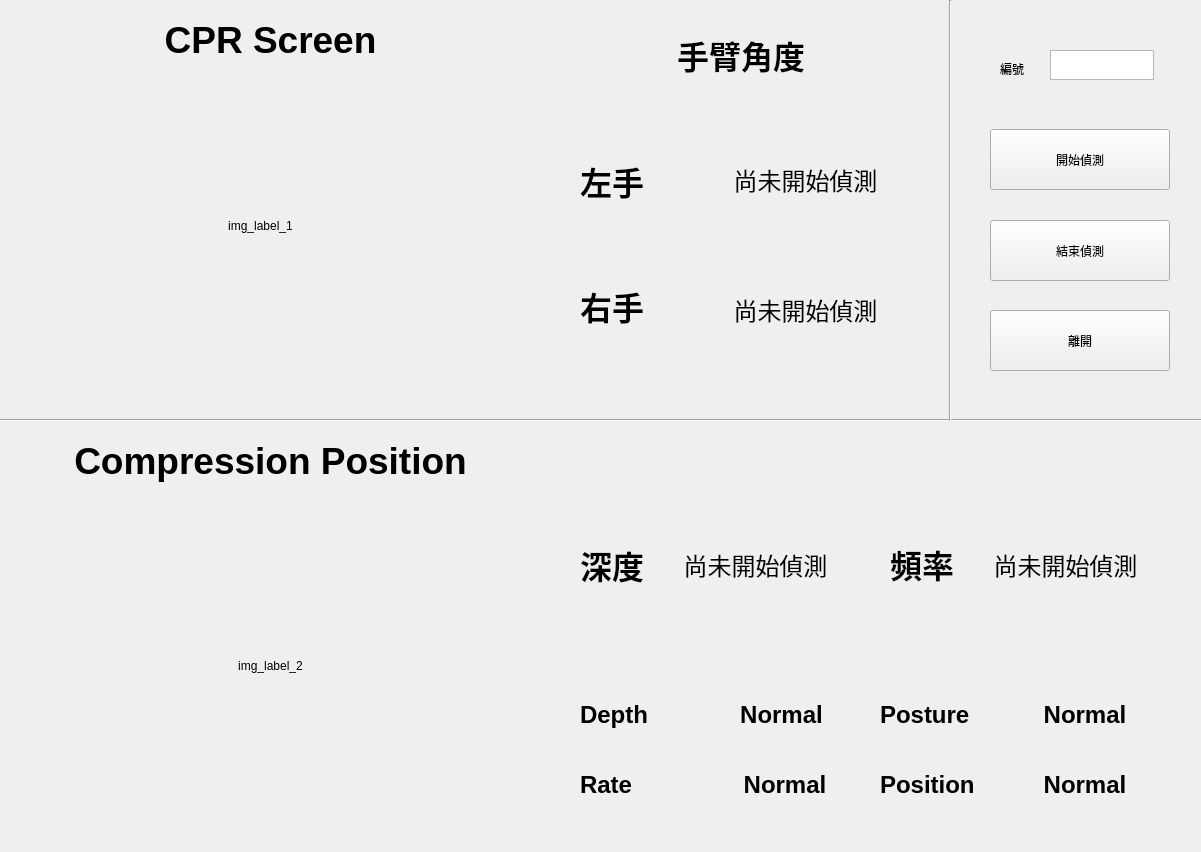
<?xml version="1.0" encoding="UTF-8"?>
<ui version="4.0">
 <class>Form</class>
 <widget class="QWidget" name="Form">
  <property name="geometry">
   <rect>
    <x>0</x>
    <y>0</y>
    <width>1201</width>
    <height>852</height>
   </rect>
  </property>
  <property name="windowTitle">
   <string>AI CPR </string>
  </property>
  <widget class="QPushButton" name="startVideo">
   <property name="geometry">
    <rect>
     <x>990</x>
     <y>129</y>
     <width>180</width>
     <height>61</height>
    </rect>
   </property>
   <property name="text">
    <string>開始偵測</string>
   </property>
  </widget>
  <widget class="QPushButton" name="stopVideo">
   <property name="geometry">
    <rect>
     <x>990</x>
     <y>220</y>
     <width>180</width>
     <height>61</height>
    </rect>
   </property>
   <property name="text">
    <string>結束偵測</string>
   </property>
  </widget>
  <widget class="QPushButton" name="exit_btn">
   <property name="geometry">
    <rect>
     <x>990</x>
     <y>310</y>
     <width>180</width>
     <height>61</height>
    </rect>
   </property>
   <property name="text">
    <string>離開</string>
   </property>
  </widget>
  <widget class="QLabel" name="label_2">
   <property name="geometry">
    <rect>
     <x>1000</x>
     <y>60</y>
     <width>67</width>
     <height>17</height>
    </rect>
   </property>
   <property name="text">
    <string>編號</string>
   </property>
  </widget>
  <widget class="QTextEdit" name="Id">
   <property name="geometry">
    <rect>
     <x>1050</x>
     <y>50</y>
     <width>104</width>
     <height>30</height>
    </rect>
   </property>
  </widget>
  <widget class="Line" name="line_2">
   <property name="geometry">
    <rect>
     <x>0</x>
     <y>410</y>
     <width>1641</width>
     <height>20</height>
    </rect>
   </property>
   <property name="orientation">
    <enum>Qt::Horizontal</enum>
   </property>
  </widget>
  <widget class="Line" name="line_3">
   <property name="geometry">
    <rect>
     <x>1320</x>
     <y>0</y>
     <width>20</width>
     <height>511</height>
    </rect>
   </property>
   <property name="orientation">
    <enum>Qt::Vertical</enum>
   </property>
  </widget>
  <widget class="QLabel" name="label_20">
   <property name="geometry">
    <rect>
     <x>120</x>
     <y>0</y>
     <width>301</width>
     <height>81</height>
    </rect>
   </property>
   <property name="font">
    <font>
     <pointsize>24</pointsize>
     <bold>true</bold>
    </font>
   </property>
   <property name="text">
    <string>&lt;html&gt;&lt;head/&gt;&lt;body&gt;&lt;p align=&quot;center&quot;&gt;&lt;span style=&quot; font-size:28pt;&quot;&gt;CPR Screen&lt;/span&gt;&lt;/p&gt;&lt;/body&gt;&lt;/html&gt;</string>
   </property>
  </widget>
  <widget class="QLabel" name="armangle">
   <property name="geometry">
    <rect>
     <x>650</x>
     <y>20</y>
     <width>191</width>
     <height>71</height>
    </rect>
   </property>
   <property name="font">
    <font>
     <pointsize>24</pointsize>
     <bold>true</bold>
    </font>
   </property>
   <property name="text">
    <string>&lt;html&gt;&lt;head/&gt;&lt;body&gt;&lt;p align=&quot;center&quot;&gt;手臂角度 &lt;/p&gt;&lt;/body&gt;&lt;/html&gt;</string>
   </property>
  </widget>
  <widget class="QLabel" name="label_15">
   <property name="geometry">
    <rect>
     <x>50</x>
     <y>440</y>
     <width>441</width>
     <height>61</height>
    </rect>
   </property>
   <property name="font">
    <font>
     <pointsize>24</pointsize>
     <bold>true</bold>
    </font>
   </property>
   <property name="text">
    <string>&lt;html&gt;&lt;head/&gt;&lt;body&gt;&lt;p align=&quot;center&quot;&gt;&lt;span style=&quot; font-size:28pt;&quot;&gt;Compression Position&lt;/span&gt;&lt;/p&gt;&lt;/body&gt;&lt;/html&gt;</string>
   </property>
   <property name="alignment">
    <set>Qt::AlignHCenter|Qt::AlignTop</set>
   </property>
  </widget>
  <widget class="Line" name="line_4">
   <property name="geometry">
    <rect>
     <x>940</x>
     <y>0</y>
     <width>20</width>
     <height>421</height>
    </rect>
   </property>
   <property name="orientation">
    <enum>Qt::Vertical</enum>
   </property>
  </widget>
  <widget class="QLabel" name="img_label_2">
   <property name="geometry">
    <rect>
     <x>20</x>
     <y>510</y>
     <width>501</width>
     <height>311</height>
    </rect>
   </property>
   <property name="text">
    <string>img_label_2</string>
   </property>
   <property name="alignment">
    <set>Qt::AlignCenter</set>
   </property>
  </widget>
  <widget class="QLabel" name="label_4">
   <property name="enabled">
    <bool>true</bool>
   </property>
   <property name="geometry">
    <rect>
     <x>580</x>
     <y>150</y>
     <width>79</width>
     <height>61</height>
    </rect>
   </property>
   <property name="font">
    <font>
     <family>Ubuntu Condensed</family>
     <pointsize>24</pointsize>
     <bold>true</bold>
    </font>
   </property>
   <property name="text">
    <string>左手</string>
   </property>
  </widget>
  <widget class="QLabel" name="left_hand">
   <property name="geometry">
    <rect>
     <x>650</x>
     <y>140</y>
     <width>311</width>
     <height>81</height>
    </rect>
   </property>
   <property name="font">
    <font>
     <family>Ubuntu Condensed</family>
     <pointsize>24</pointsize>
     <bold>true</bold>
    </font>
   </property>
   <property name="text">
    <string>&lt;html&gt;&lt;head/&gt;&lt;body&gt;&lt;p align=&quot;center&quot;&gt;&lt;span style=&quot; font-size:18pt; font-weight:400;&quot;&gt;尚未開始偵測&lt;/span&gt;&lt;/p&gt;&lt;/body&gt;&lt;/html&gt;</string>
   </property>
  </widget>
  <widget class="QLabel" name="label_3">
   <property name="geometry">
    <rect>
     <x>580</x>
     <y>280</y>
     <width>79</width>
     <height>51</height>
    </rect>
   </property>
   <property name="font">
    <font>
     <family>Ubuntu Condensed</family>
     <pointsize>24</pointsize>
     <bold>true</bold>
    </font>
   </property>
   <property name="text">
    <string>右手</string>
   </property>
  </widget>
  <widget class="QLabel" name="right_hand">
   <property name="geometry">
    <rect>
     <x>650</x>
     <y>270</y>
     <width>311</width>
     <height>81</height>
    </rect>
   </property>
   <property name="font">
    <font>
     <family>Ubuntu Condensed</family>
     <pointsize>24</pointsize>
     <bold>true</bold>
    </font>
   </property>
   <property name="text">
    <string>&lt;html&gt;&lt;head/&gt;&lt;body&gt;&lt;p align=&quot;center&quot;&gt;&lt;span style=&quot; font-size:18pt; font-weight:400;&quot;&gt;尚未開始偵測&lt;/span&gt;&lt;/p&gt;&lt;/body&gt;&lt;/html&gt;</string>
   </property>
  </widget>
  <widget class="QWidget" name="layoutWidget">
   <property name="geometry">
    <rect>
     <x>580</x>
     <y>680</y>
     <width>271</width>
     <height>71</height>
    </rect>
   </property>
   <layout class="QHBoxLayout" name="horizontalLayout_6">
    <item>
     <widget class="QLabel" name="label_10">
      <property name="maximumSize">
       <size>
        <width>126</width>
        <height>16777215</height>
       </size>
      </property>
      <property name="font">
       <font>
        <pointsize>24</pointsize>
        <bold>true</bold>
       </font>
      </property>
      <property name="text">
       <string>&lt;html&gt;&lt;head/&gt;&lt;body&gt;&lt;p&gt;&lt;span style=&quot; font-size:18pt;&quot;&gt;Depth&lt;/span&gt;&lt;/p&gt;&lt;/body&gt;&lt;/html&gt;</string>
      </property>
     </widget>
    </item>
    <item>
     <widget class="QLabel" name="depthPostureLabel">
      <property name="font">
       <font>
        <pointsize>24</pointsize>
        <bold>true</bold>
       </font>
      </property>
      <property name="text">
       <string>&lt;html&gt;&lt;head/&gt;&lt;body&gt;&lt;p align=&quot;center&quot;&gt;&lt;span style=&quot; font-size:18pt; color:#000000;&quot;&gt;Normal&lt;/span&gt;&lt;/p&gt;&lt;/body&gt;&lt;/html&gt;</string>
      </property>
     </widget>
    </item>
   </layout>
  </widget>
  <widget class="QWidget" name="layoutWidget">
   <property name="geometry">
    <rect>
     <x>580</x>
     <y>750</y>
     <width>271</width>
     <height>71</height>
    </rect>
   </property>
   <layout class="QHBoxLayout" name="horizontalLayout_7">
    <item>
     <widget class="QLabel" name="label_11">
      <property name="font">
       <font>
        <pointsize>24</pointsize>
        <bold>true</bold>
       </font>
      </property>
      <property name="text">
       <string>&lt;html&gt;&lt;head/&gt;&lt;body&gt;&lt;p&gt;&lt;span style=&quot; font-size:18pt;&quot;&gt;Rate&lt;/span&gt;&lt;/p&gt;&lt;/body&gt;&lt;/html&gt;</string>
      </property>
     </widget>
    </item>
    <item>
     <widget class="QLabel" name="label_18">
      <property name="font">
       <font>
        <pointsize>24</pointsize>
        <bold>true</bold>
       </font>
      </property>
      <property name="text">
       <string>&lt;html&gt;&lt;head/&gt;&lt;body&gt;&lt;p align=&quot;center&quot;&gt;&lt;span style=&quot; font-size:18pt; color:#000000;&quot;&gt;Normal&lt;/span&gt;&lt;/p&gt;&lt;/body&gt;&lt;/html&gt;</string>
      </property>
     </widget>
    </item>
   </layout>
  </widget>
  <widget class="QWidget" name="layoutWidget">
   <property name="geometry">
    <rect>
     <x>880</x>
     <y>680</y>
     <width>271</width>
     <height>71</height>
    </rect>
   </property>
   <layout class="QHBoxLayout" name="horizontalLayout_8">
    <item>
     <widget class="QLabel" name="label_12">
      <property name="font">
       <font>
        <pointsize>24</pointsize>
        <bold>true</bold>
       </font>
      </property>
      <property name="text">
       <string>&lt;html&gt;&lt;head/&gt;&lt;body&gt;&lt;p&gt;&lt;span style=&quot; font-size:18pt;&quot;&gt;Posture&lt;/span&gt;&lt;/p&gt;&lt;/body&gt;&lt;/html&gt;</string>
      </property>
     </widget>
    </item>
    <item>
     <widget class="QLabel" name="postureLabel">
      <property name="font">
       <font>
        <pointsize>24</pointsize>
        <bold>true</bold>
       </font>
      </property>
      <property name="text">
       <string>&lt;html&gt;&lt;head/&gt;&lt;body&gt;&lt;p align=&quot;center&quot;&gt;&lt;span style=&quot; font-size:18pt; color:#000000;&quot;&gt;Normal&lt;/span&gt;&lt;/p&gt;&lt;/body&gt;&lt;/html&gt;</string>
      </property>
     </widget>
    </item>
   </layout>
  </widget>
  <widget class="QWidget" name="layoutWidget">
   <property name="geometry">
    <rect>
     <x>880</x>
     <y>750</y>
     <width>271</width>
     <height>71</height>
    </rect>
   </property>
   <layout class="QHBoxLayout" name="horizontalLayout_9">
    <item>
     <widget class="QLabel" name="label_13">
      <property name="font">
       <font>
        <pointsize>24</pointsize>
        <bold>true</bold>
       </font>
      </property>
      <property name="text">
       <string>&lt;html&gt;&lt;head/&gt;&lt;body&gt;&lt;p&gt;&lt;span style=&quot; font-size:18pt;&quot;&gt;Position&lt;/span&gt;&lt;/p&gt;&lt;/body&gt;&lt;/html&gt;</string>
      </property>
     </widget>
    </item>
    <item>
     <widget class="QLabel" name="label_17">
      <property name="font">
       <font>
        <pointsize>24</pointsize>
        <bold>true</bold>
       </font>
      </property>
      <property name="text">
       <string>&lt;html&gt;&lt;head/&gt;&lt;body&gt;&lt;p align=&quot;center&quot;&gt;&lt;span style=&quot; font-size:18pt; color:#000000;&quot;&gt;Normal&lt;/span&gt;&lt;/p&gt;&lt;/body&gt;&lt;/html&gt;</string>
      </property>
     </widget>
    </item>
   </layout>
  </widget>
  <widget class="QLabel" name="label">
   <property name="geometry">
    <rect>
     <x>580</x>
     <y>530</y>
     <width>71</width>
     <height>69</height>
    </rect>
   </property>
   <property name="font">
    <font>
     <pointsize>24</pointsize>
     <bold>true</bold>
    </font>
   </property>
   <property name="text">
    <string>深度</string>
   </property>
  </widget>
  <widget class="QLabel" name="depthLabel">
   <property name="geometry">
    <rect>
     <x>660</x>
     <y>530</y>
     <width>191</width>
     <height>69</height>
    </rect>
   </property>
   <property name="font">
    <font>
     <pointsize>24</pointsize>
     <bold>true</bold>
    </font>
   </property>
   <property name="text">
    <string>&lt;html&gt;&lt;head/&gt;&lt;body&gt;&lt;p align=&quot;center&quot;&gt;&lt;span style=&quot; font-size:18pt; font-weight:400;&quot;&gt;尚未開始偵測&lt;/span&gt;&lt;/p&gt;&lt;/body&gt;&lt;/html&gt;</string>
   </property>
  </widget>
  <widget class="QLabel" name="label_5">
   <property name="geometry">
    <rect>
     <x>890</x>
     <y>538</y>
     <width>71</width>
     <height>51</height>
    </rect>
   </property>
   <property name="font">
    <font>
     <pointsize>24</pointsize>
     <bold>true</bold>
    </font>
   </property>
   <property name="text">
    <string>頻率</string>
   </property>
  </widget>
  <widget class="QLabel" name="frequencyLabel">
   <property name="geometry">
    <rect>
     <x>970</x>
     <y>530</y>
     <width>191</width>
     <height>69</height>
    </rect>
   </property>
   <property name="font">
    <font>
     <pointsize>12</pointsize>
     <bold>true</bold>
    </font>
   </property>
   <property name="text">
    <string>&lt;html&gt;&lt;head/&gt;&lt;body&gt;&lt;p align=&quot;center&quot;&gt;&lt;span style=&quot; font-size:18pt; font-weight:400;&quot;&gt;尚未開始偵測&lt;/span&gt;&lt;/p&gt;&lt;/body&gt;&lt;/html&gt;</string>
   </property>
  </widget>
  <widget class="QLabel" name="img_label_1">
   <property name="geometry">
    <rect>
     <x>10</x>
     <y>70</y>
     <width>501</width>
     <height>311</height>
    </rect>
   </property>
   <property name="text">
    <string>img_label_1</string>
   </property>
   <property name="alignment">
    <set>Qt::AlignCenter</set>
   </property>
  </widget>
 </widget>
 <resources/>
 <connections/>
</ui>
